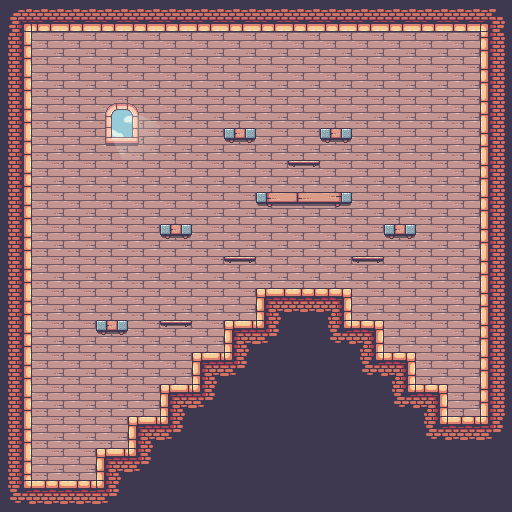

This game map was drawn from its Tiled (.tmx) file and the tilesets committed beside it. A one-line description and the trimmed map source follow:
An orthogonal 16x16 tile map with 32x32 px tiles, 2 tile layers (background, foreground), 2 tilesets and 46 objects (5x pig_box, 3x platform, 2x door, 2x king_pig, portal, ...).

<map version="1.10" tiledversion="1.10.2" orientation="orthogonal" renderorder="right-down" width="16" height="16" tilewidth="32" tileheight="32" infinite="0" nextlayerid="6" nextobjectid="53">
 <properties>
  <property name="hasLights" type="bool" value="false" />
  <property name="mapMusic" value="audio/mapmusic.mp3" />
 </properties>
 <tileset firstgid="1" name="mapTileset" tilewidth="32" tileheight="32" tilecount="512" columns="32">
  <image source="../graphics/mapObject.png" width="1024" height="512" />
 </tileset>
 <tileset firstgid="513" name="entityTileset" tilewidth="78" tileheight="58" tilecount="10" columns="0">
  <grid orientation="orthogonal" width="1" height="1" />
  <tile id="0">
   <image width="52" height="56" source="../graphics/bomb.png" />
  </tile>
  <tile id="1">
   <image width="22" height="16" source="../graphics/box.png" />
  </tile>
  <tile id="2">
   <image width="44" height="28" source="../graphics/cannon.png" />
  </tile>
  <tile id="3">
   <image width="46" height="56" source="../graphics/door.png" />
  </tile>
  <tile id="4">
   <image width="78" height="58" source="../graphics/king.png" />
  </tile>
  <tile id="5">
   <image width="34" height="28" source="../graphics/pig.png" />
  </tile>
  <tile id="6">
   <image width="26" height="26" source="../graphics/pig_bomb.png" />
  </tile>
  <tile id="7">
   <image width="26" height="30" source="../graphics/pig_box.png" />
  </tile>
  <tile id="8">
   <image width="38" height="28" source="../graphics/pig_king.png" />
  </tile>
  <tile id="9">
   <image width="26" height="18" source="../graphics/pig_light.png" />
  </tile>
 </tileset>
 <layer id="1" name="background" width="16" height="16">
  <data>[256 cells, 242 non-empty, 11 distinct tile ids]</data>
 </layer>
 <layer id="2" name="foreground" width="16" height="16">
  <data>[256 cells, 30 non-empty, 10 distinct tile ids]</data>
 </layer>
 <objectgroup id="3" name="collision">
  <object id="18" x="23.75" y="480.5" width="81" height="7.75" />
  <object id="19" x="96.75" y="448.25" width="7.75" height="38.75" />
  <object id="20" x="96.125" y="447.5" width="40.375" height="10" />
  <object id="21" x="128" y="416.25" width="10" height="40.75" />
  <object id="22" x="127.625" y="416" width="42.375" height="9" />
  <object id="23" x="160" y="384.5" width="9.5" height="39.5" />
  <object id="24" x="160.25" y="384.375" width="40.5" height="8.75" />
  <object id="25" x="192.375" y="352.5" width="9.375" height="39.375" />
  <object id="26" x="192.375" y="352.375" width="40.25" height="8.25" />
  <object id="27" x="224.75" y="320.75" width="8.625" height="38.75" />
  <object id="28" x="224.375" y="320.75" width="40.375" height="8.375" />
  <object id="29" x="256.125" y="288.625" width="8.625" height="39.875" />
  <object id="30" x="255.875" y="288.25" width="95.75" height="9.625" />
  <object id="31" x="342.875" y="288.875" width="9" height="39.25" />
  <object id="32" x="343.25" y="320.75" width="40.5" height="8.875" />
  <object id="33" x="374.75" y="320.875" width="9.25" height="40.375" />
  <object id="34" x="375.25" y="352.75" width="40.75" height="8.375" />
  <object id="35" x="406.875" y="353.125" width="9.25" height="38.75" />
  <object id="36" x="407.125" y="384.875" width="40.625" height="9.125" />
  <object id="37" x="439" y="385.25" width="9.25" height="39.125" />
  <object id="38" x="438.875" y="416.75" width="49.5" height="8.125" />
  <object id="39" x="480.125" y="23.3333" width="9.375" height="401.667" />
  <object id="40" x="23.25" y="23" width="466.5" height="8.75" />
  <object id="41" x="22" y="22.7273" width="10.25" height="465.773" />
  <object id="42" x="96.3636" y="320.909" width="31.4545" height="10" />
  <object id="43" x="160.455" y="225.182" width="31.4545" height="10" />
  <object id="44" x="223.727" y="129.364" width="31.4545" height="10" />
  <object id="45" x="320.091" y="129.364" width="31.4545" height="10" />
  <object id="46" x="384.818" y="225.091" width="31.4545" height="10" />
  <object id="47" x="256.545" y="192.909" width="95.4545" height="11.2727" />
  <object id="48" name="platform" x="160.364" y="320.727" width="31.6364" height="4.36364" />
  <object id="51" name="platform" x="224.432" y="256.568" width="31.6364" height="4.36364" />
  <object id="52" name="platform" x="352.432" y="256.193" width="31.6364" height="4.36364" />
 </objectgroup>
 <objectgroup id="4" name="portals">
  <object id="6" name="portal" x="301" y="259.75" width="7.25" height="14.25">
   <properties>
    <property name="toMap" value="map/map10.tmx" />
   </properties>
  </object>
 </objectgroup>
 <objectgroup id="5" name="entity">
  <object id="1" name="door" gid="516" x="281" y="288.167" width="46" height="56" />
  <object id="2" name="door" gid="516" x="32" y="480" width="46" height="56" />
  <object id="3" name="king" gid="517" x="23" y="494.25" width="78" height="58" />
  <object id="7" name="pig_box" gid="520" x="160" y="224" width="26" height="30" />
  <object id="8" name="pig_box" gid="520" x="96" y="320" width="26" height="30" />
  <object id="9" name="pig_box" gid="520" x="224" y="128" width="26" height="30" />
  <object id="10" name="pig_box" gid="520" x="320" y="128" width="26" height="30" />
  <object id="11" name="pig_box" gid="520" x="384" y="224" width="26" height="30" />
  <object id="13" name="king_pig" gid="521" x="384" y="352" width="38" height="28" />
  <object id="15" name="king_pig" gid="521" x="192" y="352" width="38" height="28" />
  <object id="16" name="cannon" gid="515" x="254" y="195" width="44" height="28" />
  <object id="17" name="pig_light" gid="522" x="293.909" y="191.545" width="26" height="18" />
 </objectgroup>
</map>
